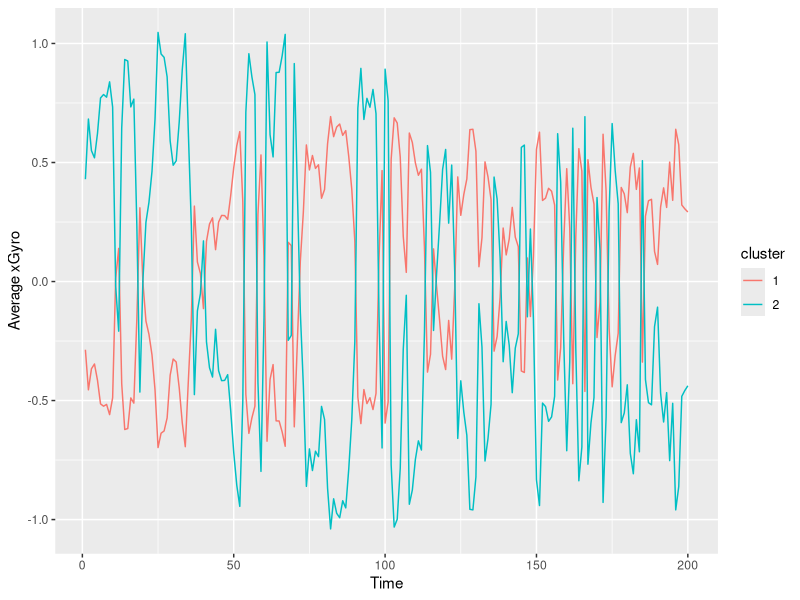
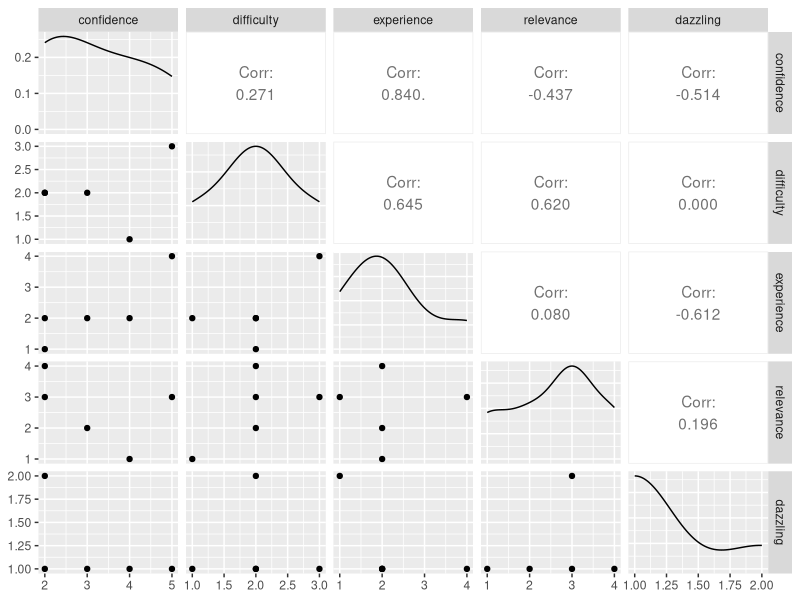
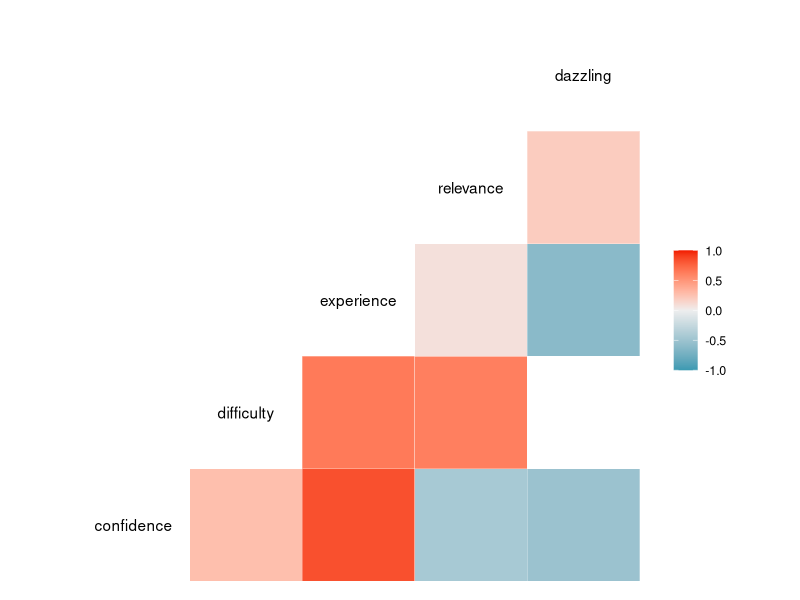
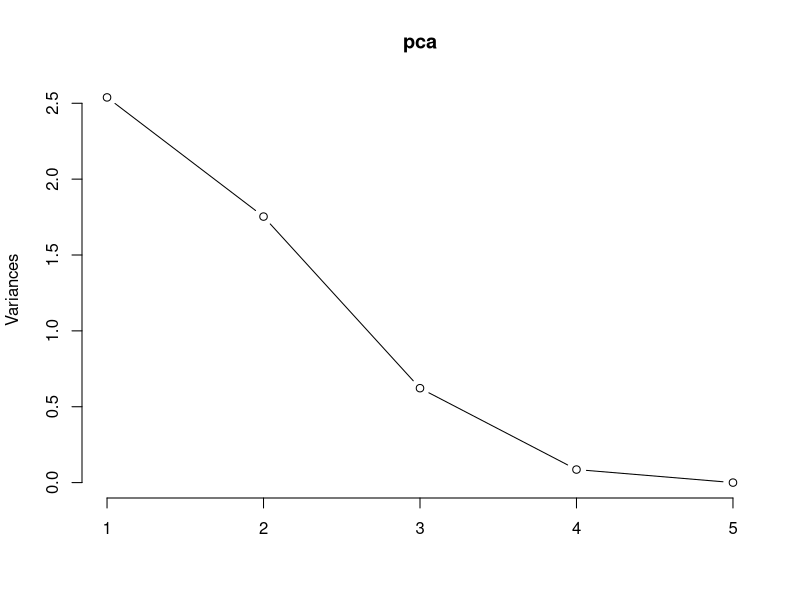
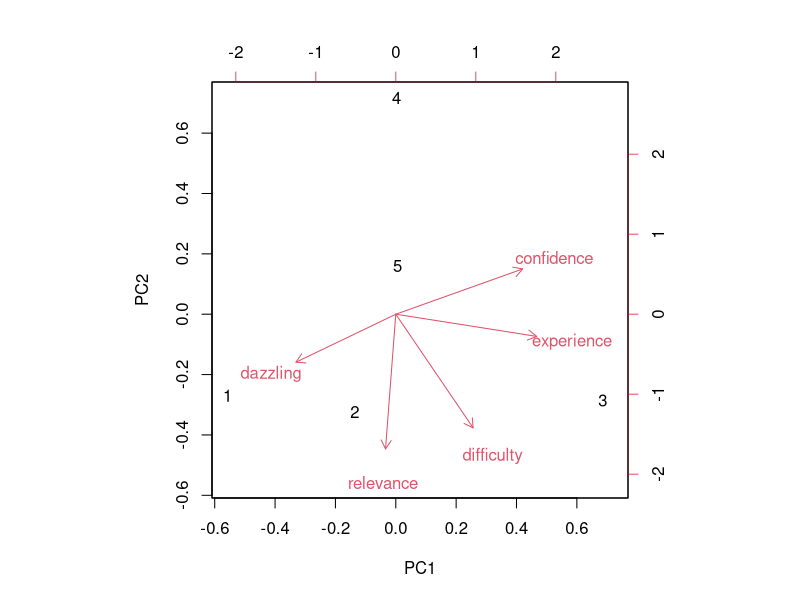
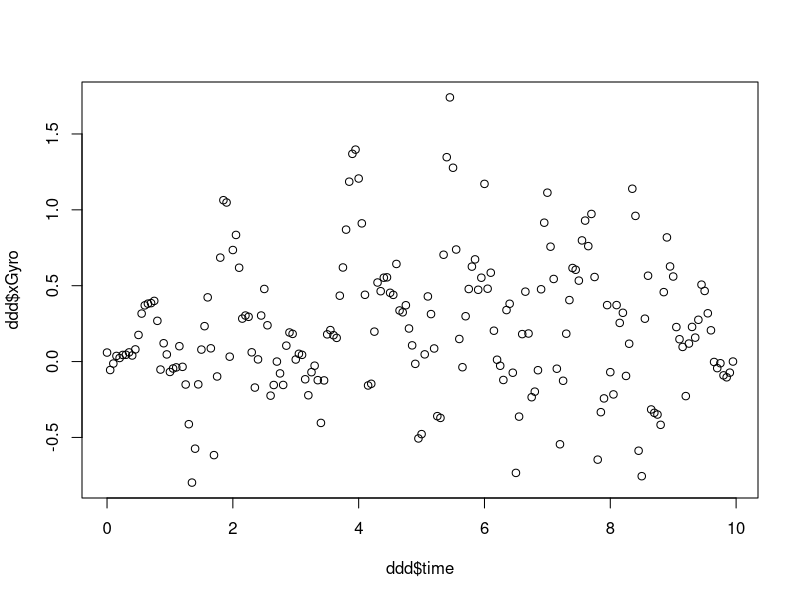

Generate these figures, in order, with R:
## ---- chunk 1
# Introduction of our activity: 
# Pinch your nose and turn yourself 15 times. Then immediately use app called "AnaHertz" to record the information of our balanced capacity in 10 seconds. The app could automatically set the time so the data collected is accurate.
# The variable xGyro measures the stability of our hand holding the phone. It is concrete, continuous and countable. And some members of the group are experts and some are novices.
## ---- chunk 2
# Loading the library we will use later
library(dplyr)
library(tidyr)
library(ggplot2)
library(GGally)

# Dealing with the raw data of xGyro from "AnaHertz"
d1 = read.csv("chloe.csv", header = TRUE)[-201,-c(1,2)]
d2 = read.csv("chris.csv", header = TRUE)[-201,-c(1,2)]
d3 = read.csv("fangyu.csv",header = TRUE)[-201,-c(1,2)]
d4 = read.csv("jiahao.csv",header = TRUE)[-201,-c(1,2)]
d5 = read.csv("phil.csv",  header = TRUE)[-201,-c(1,2)]
D1 = rbind(d1,d2,d3,d4,d5)
rownames(D1) = c("chloe","chris","fangyu","jiahao","phil")

# Using K-means to distinguish the experts and novices
D2 = data.frame(scale(D1))
fit = kmeans(D2, 2)
fit$cluster
D3 = data.frame(D2, fit$cluster)
colnames(D3) = c(1:200,"cluster")
D4 = gather(D3, "time", "xGyro", 1:200)

# Visualize our results using ggplot2
D5 = D4 %>% group_by(time, cluster) %>% summarise(avg = mean(xGyro))
D5$time <- as.numeric(D5$time)
D5$cluster <- as.factor(D5$cluster)
ggplot(D5, aes(time, avg, colour = cluster)) + geom_line() + xlab("Time") + ylab("Average xGyro")

# According to the ggplot, we can see that people in cluster 1 has weaker swings in average xGyro, which means he or she is more stable than those in cluster 1.
# People in cluster 1: Chloe, Chris, Fangyu and Phil are experts in balanced capacity.
# People in cluster 2: Jiahao is novice in balanced capacity.
## ---- chunk 3
# Dealing with the raw data of five questions
Q1 = read.csv("Questions.csv", header = TRUE)
colnames(Q1) = c("name","confidence", "difficulty", "experience", "relevance", "dazzling", "gender")

# Plot correlation matrices
ggpairs(Q1, 2:6, progress = FALSE)
ggcorr(Q1[,-c(1,7)], method = c("everything", "pearson"))

# Run a PCA analysis on the data
Q2 = Q1[,-c(1,7)]
pca <- prcomp(Q2, scale. = TRUE)
pca$sdev^2
summary(pca)
plot(pca, type = "lines")

# According to the summary and plot of PCA, we see the proportion of variance of each principle component. 
# We would drop the PC4 and PC5 because they only explain a very small proportion of variance.

# Now create a data frame of the transformed data from our pca
Q3 = data.frame(pca$x)

# Print out the loadings for the components we generated
pca$rotation
loadings = abs(pca$rotation)
biplot(pca)

# PC1 represents the maximum variance direction in our data. According 
## ---- chunk 4
rowSums(D1[,1:200])
ddd = read.csv("jiahao.csv",header = TRUE)
summary(ddd)
plot(ddd$time,ddd$xGyro)
